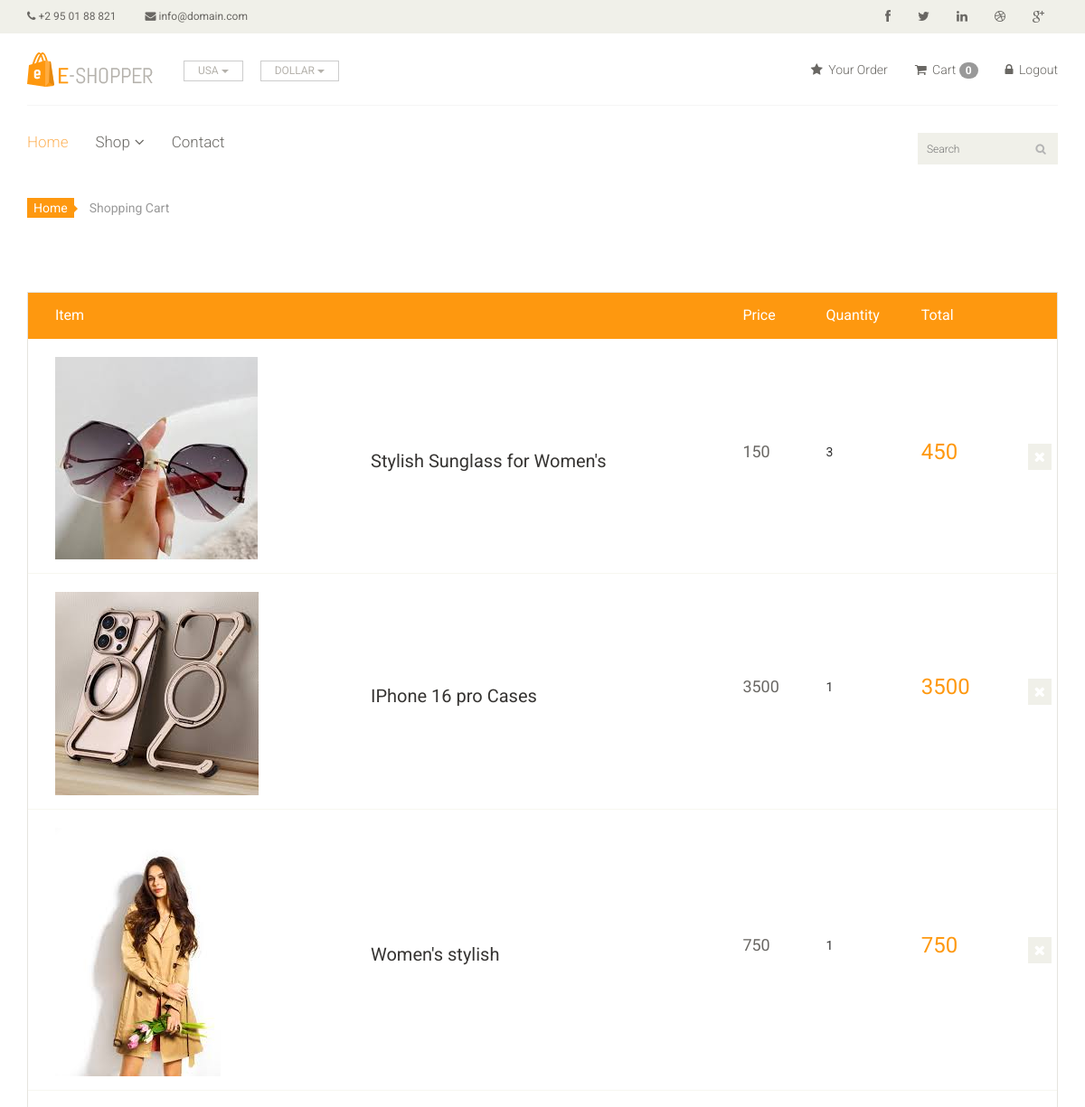
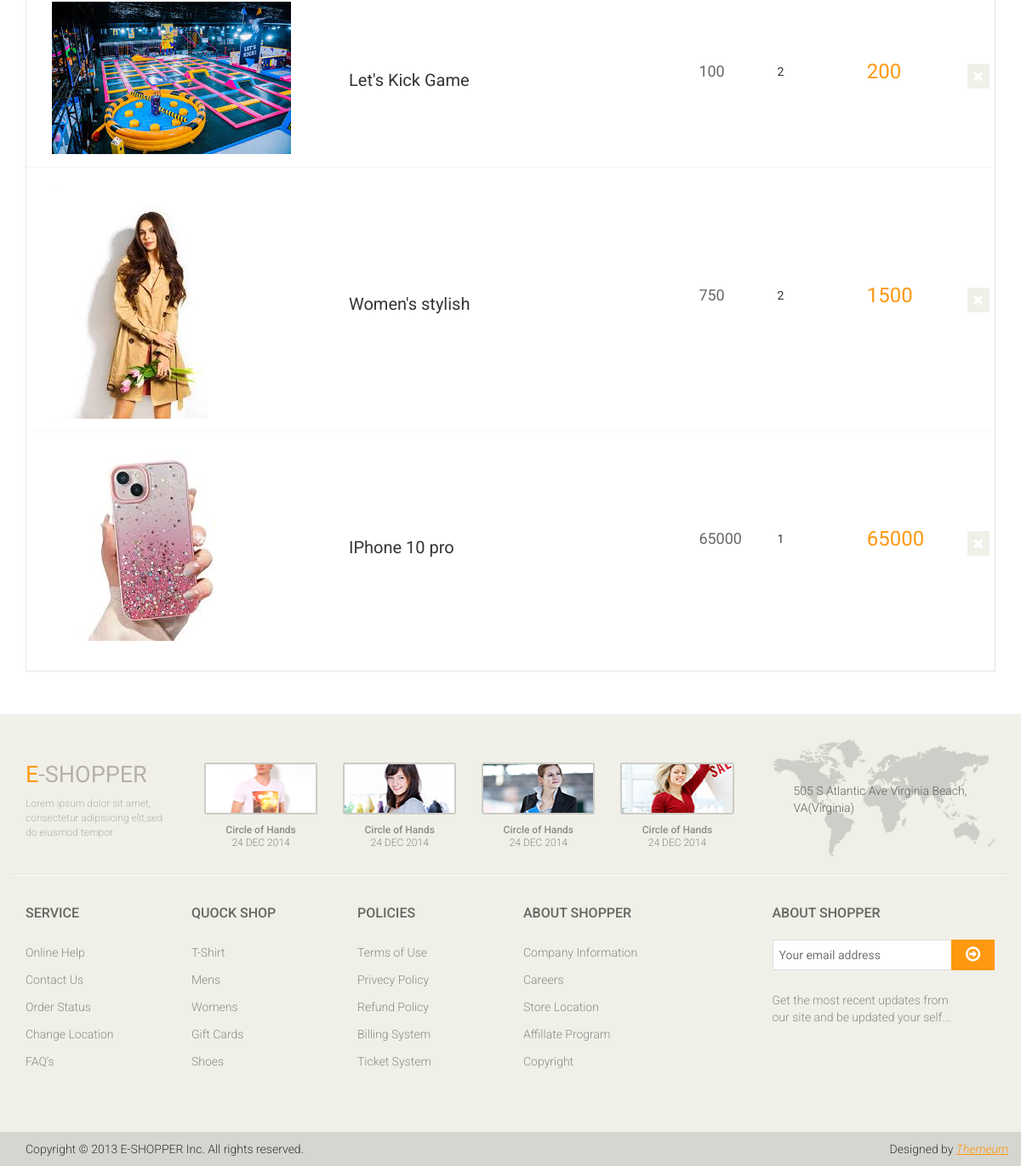
/order/ (signed in), run on the app's committed database (2 pictures, top to bottom).
### app/models.py (models this page shows)
class Order(models.Model):
    image = models.ImageField(upload_to = 'ecommerce/order/image')
    product = models.CharField(max_length=1000, default='')
    user = models.ForeignKey(User,on_delete = models.CASCADE)
    quantity = models.CharField(max_length=5)
    price = models.IntegerField()
    address = models.CharField(max_length= 255)
    phone = models.CharField(max_length=10)
    pincode = models.CharField(max_length=10)
    total = models.CharField(max_length=1000, default='')
    date = models.DateField(default = datetime.datetime.today)
    def __str__(self):
        return self.product

### E_shop/views.py (the view)
# urls.py: path('order/', views.Your_Order,name= 'order'),
def Your_Order(request):
    uid = request.session.get('_auth_user_id')
    user = User.objects.get(pk=uid)
    order = Order.objects.filter(user = user)   #it filters/displays only particular orders of user
    context = {
        'order' : order,
    }
    print(user,order)
    return render(request, 'order.html',context)

### templates/order.html
{% extends 'master.html' %}
{% block body %}
<section id="cart_items">
		<div class="container">
			<div class="breadcrumbs">
				<ol class="breadcrumb">
				  <li><a href="#">Home</a></li>
				  <li class="active">Shopping Cart</li>
				</ol>
			</div>
			<div class="table-responsive cart_info">
				<table class="table table-condensed">
					<thead>
						<tr class="cart_menu">
							<td class="image">Item</td>
							<td class="description"></td>
							<td class="price">Price</td>
							<td class="quantity">Quantity</td>
							<td class="total">Total</td>
							<td></td>
						</tr>
					</thead>
					<tbody>
					{% for i in order %}
						<tr>
							<td class="cart_product">
								<a href=""><img src="{{i.image}}" alt=""></a>
							</td>
							<td class="cart_description">
								<h4><a href="">{{i.product}}</a></h4>
							</td>
							<td class="cart_price">
								<p>{{i.price}}</p>
							</td>
							<td class="cart_quantity">
								<div class="cart_quantity_button">
									<p>{{i.quantity}}</p>
								</div>
							</td>
							<td class="cart_total">
								<p class="cart_total_price">{{i.total}}</p>
							</td>
							<td class="cart_delete">
								<a class="cart_quantity_delete" href=""><i class="fa fa-times"></i></a>
							</td>
						</tr>
					{% endfor %}
					</tbody>
				</table>
			</div>
		</div>
	</section>
{% endblock %}

### templates/master.html (shortened to what this page needs)
<!DOCTYPE html>
<html lang="en">
<head>
    {% load static %}
    <link href="/static/css/bootstrap.min.css" rel="stylesheet">
    <link href="/static/css/font-awesome.min.css" rel="stylesheet">
    <link href="/static/css/prettyPhoto.css" rel="stylesheet">
    <link href="/static/css/price-range.css" rel="stylesheet">
    <link href="/static/css/animate.css" rel="stylesheet">
	<link href="/static/css/main.css" rel="stylesheet">
	<link href="/static/css/responsive.css" rel="stylesheet">
</head>
<body>
<header id="header">
		<div class="header_top">
			<div class="container">
				<div class="row">
					<div class="col-sm-6">
						<div class="contactinfo">
							<ul class="nav nav-pills">
								<li><a href="#"><i class="fa fa-phone"></i> +2 95 01 88 821</a></li>
								<li><a href="#"><i class="fa fa-envelope"></i> info@domain.com</a></li>
							</ul>
						</div>
					</div>
					<div class="col-sm-6">
						<div class="social-icons pull-right">
							<ul class="nav navbar-nav">
								<li><a href="#"><i class="fa fa-facebook"></i></a></li>
								<li><a href="#"><i class="fa fa-twitter"></i></a></li>
								<li><a href="#"><i class="fa fa-linkedin"></i></a></li>
								<li><a href="#"><i class="fa fa-dribbble"></i></a></li>
								<li><a href="#"><i class="fa fa-google-plus"></i></a></li>
							</ul>
						</div>
					</div>
				</div>
			</div>
		</div>
		<div class="header-middle">
			<div class="container">
				<div class="row">
					<div class="col-sm-4">
						<div class="logo pull-left">
							<a href="index.html"><img src="/static/images/home/logo.png" alt="" /></a>
						</div>
						<div class="btn-group pull-right">
							<div class="btn-group">
								<button type="button" class="btn btn-default dropdown-toggle usa" data-toggle="dropdown">
									USA
									<span class="caret"></span>
								</button>
							</div>
							<div class="btn-group">
								<button type="button" class="btn btn-default dropdown-toggle usa" data-toggle="dropdown">
									DOLLAR
									<span class="caret"></span>
								</button>
							</div>
						</div>
					</div>
					<div class="col-sm-8">
						<div class="shop-menu pull-right">
							<ul class="nav navbar-nav">
								<li><a href="/order/"><i class="fa fa-star"></i> Your Order</a></li>
								<li><a href="cart/cart-detail/"><i class="fa fa-shopping-cart"></i> Cart <span class="badge badge-secondry">{{request.session.cart|length}}</span></a></li>
								{% if user.is_authenticated %}
								<li><a href="{% url 'logout' %}"><i class="fa fa-lock"></i> Logout</a></li>
								{% else %}
								<li><a href="{% url 'login' %}"><i class="fa fa-lock"></i> Login </a></li>
								{% endif %}
							</ul>
						</div>
					</div>
				</div>
			</div>
		</div>
		<div class="header-bottom">
			<div class="container">
				<div class="row">
					<div class="col-sm-9">
						<div class="mainmenu pull-left">
							<ul class="nav navbar-nav collapse navbar-collapse">
								<li><a href="{% url 'index' %}" class="active">Home</a></li>
								<li class="dropdown"><a href="#">Shop<i class="fa fa-angle-down"></i></a>
                                </li>
								<li><a href="/contact/">Contact</a></li>
							</ul>
						</div>
					</div>
					<div class="col-sm-3">
						<form method="get" action="/search/">
						<div class="search_box pull-right">
							<input name="query" type="text" placeholder="Search"/>
						</div>
						</form>
					</div>
				</div>
			</div>
		</div>
	</header>
{% block body %}
{% endblock %}
<footer id="footer">
		<div class="footer-top">
			<div class="container">
				<div class="row">
					<div class="col-sm-2">
						<div class="companyinfo">
							<h2><span>e</span>-shopper</h2>
							<p>Lorem ipsum dolor sit amet, consectetur adipisicing elit,sed do eiusmod tempor</p>
						</div>
					</div>
					<div class="col-sm-7">
						<div class="col-sm-3">
							<div class="video-gallery text-center">
								<a href="#">
									<div class="iframe-img">
										<img src="/static/images/home/iframe1.png" alt="" />
									</div>
								</a>
								<p>Circle of Hands</p>
								<h2>24 DEC 2014</h2>
							</div>
						</div>
						<div class="col-sm-3">
							<div class="video-gallery text-center">
								<a href="#">
									<div class="iframe-img">
										<img src="/static/images/home/iframe2.png" alt="" />
									</div>
								</a>
								<p>Circle of Hands</p>
								<h2>24 DEC 2014</h2>
							</div>
						</div>
						<div class="col-sm-3">
							<div class="video-gallery text-center">
								<a href="#">
									<div class="iframe-img">
										<img src="/static/images/home/iframe3.png" alt="" />
									</div>
								</a>
								<p>Circle of Hands</p>
								<h2>24 DEC 2014</h2>
							</div>
						</div>
						<div class="col-sm-3">
							<div class="video-gallery text-center">
								<a href="#">
									<div class="iframe-img">
										<img src="/static/images/home/iframe4.png" alt="" />
									</div>
								</a>
								<p>Circle of Hands</p>
								<h2>24 DEC 2014</h2>
							</div>
						</div>
					</div>
					<div class="col-sm-3">
						<div class="address">
							<img src="/static/images/home/map.png" alt="" />
							<p>505 S Atlantic Ave Virginia Beach, VA(Virginia)</p>
						</div>
					</div>
				</div>
			</div>
		</div>
		<div class="footer-widget">
			<div class="container">
				<div class="row">
					<div class="col-sm-2">
						<div class="single-widget">
							<h2>Service</h2>
							<ul class="nav nav-pills nav-stacked">
								<li><a href="#">Online Help</a></li>
								<li><a href="#">Contact Us</a></li>
								<li><a href="#">Order Status</a></li>
								<li><a href="#">Change Location</a></li>
								<li><a href="#">FAQ’s</a></li>
							</ul>
						</div>
					</div>
					<div class="col-sm-2">
						<div class="single-widget">
							<h2>Quock Shop</h2>
							<ul class="nav nav-pills nav-stacked">
								<li><a href="#">T-Shirt</a></li>
								<li><a href="#">Mens</a></li>
								<li><a href="#">Womens</a></li>
								<li><a href="#">Gift Cards</a></li>
								<li><a href="#">Shoes</a></li>
							</ul>
						</div>
					</div>
					<div class="col-sm-2">
						<div class="single-widget">
							<h2>Policies</h2>
							<ul class="nav nav-pills nav-stacked">
								<li><a href="#">Terms of Use</a></li>
								<li><a href="#">Privecy Policy</a></li>
								<li><a href="#">Refund Policy</a></li>
								<li><a href="#">Billing System</a></li>
								<li><a href="#">Ticket System</a></li>
							</ul>
						</div>
					</div>
					<div class="col-sm-2">
						<div class="single-widget">
							<h2>About Shopper</h2>
							<ul class="nav nav-pills nav-stacked">
								<li><a href="#">Company Information</a></li>
								<li><a href="#">Careers</a></li>
								<li><a href="#">Store Location</a></li>
								<li><a href="#">Affillate Program</a></li>
								<li><a href="#">Copyright</a></li>
							</ul>
						</div>
					</div>
					<div class="col-sm-3 col-sm-offset-1">
						<div class="single-widget">
							<h2>About Shopper</h2>
							<form action="#" class="searchform">
								<input type="text" placeholder="Your email address" />
								<button type="submit" class="btn btn-default"><i class="fa fa-arrow-circle-o-right"></i></button>
								<p>Get the most recent updates from <br />our site and be updated your self...</p>
							</form>
						</div>
					</div>
				</div>
			</div>
		</div>
		<div class="footer-bottom">
			<div class="container">
				<div class="row">
					<p class="pull-left">Copyright © 2013 E-SHOPPER Inc. All rights reserved.</p>
					<p class="pull-right">Designed by <span><a target="_blank" href="http://www.themeum.com">Themeum</a></span></p>
				</div>
			</div>
		</div>
	</footer>
</body>
</html>

### data on the page
Order: image (picture), product "Stylish Sunglass for Women's", price "150", quantity "3", total "450"
Order: image (picture), product "IPhone 16 pro Cases", price "3500", quantity "1", total "3500"
Order: image (picture), product "Women's stylish", price "750", quantity "1", total "750"
Order: image (picture), product "Let's Kick Game", price "100", quantity "2", total "200"
Order: image (picture), product "Women's stylish", price "750", quantity "2", total "1500"
Order: image (picture), product "IPhone 10 pro", price "65000", quantity "1", total "65000"

### other printed values
{{ request.session.cart|length }} "0"
